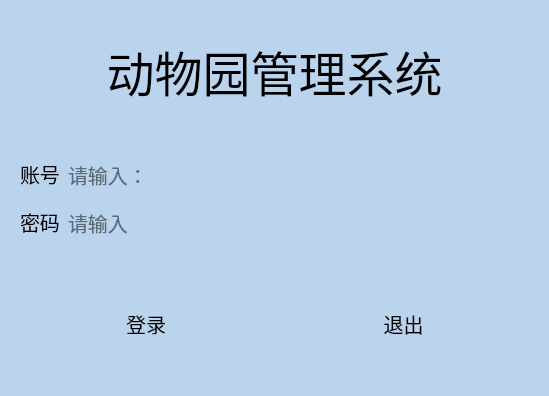
<?xml version="1.0" encoding="UTF-8"?>
<ui version="4.0">
 <class>centerWidget</class>
 <widget class="QWidget" name="centerWidget">
  <property name="geometry">
   <rect>
    <x>0</x>
    <y>0</y>
    <width>549</width>
    <height>396</height>
   </rect>
  </property>
  <property name="windowTitle">
   <string>loading_pages</string>
  </property>
  <property name="windowIcon">
   <iconset resource="resourse.qrc">
    <normaloff>:/new/prefix1/wall/22.jpg</normaloff>:/new/prefix1/wall/22.jpg</iconset>
  </property>
  <property name="styleSheet">
   <string notr="true">border: none;
border-radius: 5px;
background: rgb(187, 212, 238);</string>
  </property>
  <layout class="QVBoxLayout" name="verticalLayout_2">
   <item>
    <layout class="QVBoxLayout" name="verticalLayout">
     <item>
      <widget class="QLabel" name="label_3">
       <property name="font">
        <font>
         <family>江西拙楷</family>
         <pointsize>36</pointsize>
        </font>
       </property>
       <property name="text">
        <string>动物园管理系统</string>
       </property>
       <property name="alignment">
        <set>Qt::AlignCenter</set>
       </property>
       <property name="buddy">
        <cstring>label_3</cstring>
       </property>
      </widget>
     </item>
     <item>
      <widget class="QWidget" name="customWidget" native="true">
       <layout class="QGridLayout" name="gridLayout">
        <item row="1" column="0">
         <widget class="QLabel" name="label">
          <property name="font">
           <font>
            <pointsize>15</pointsize>
           </font>
          </property>
          <property name="text">
           <string>密码</string>
          </property>
          <property name="buddy">
           <cstring>pwdinput</cstring>
          </property>
         </widget>
        </item>
        <item row="0" column="0">
         <widget class="QLabel" name="label_2">
          <property name="font">
           <font>
            <pointsize>15</pointsize>
           </font>
          </property>
          <property name="text">
           <string>账号</string>
          </property>
          <property name="buddy">
           <cstring>naminput</cstring>
          </property>
         </widget>
        </item>
        <item row="1" column="1">
         <widget class="QLineEdit" name="pwdinput">
          <property name="font">
           <font>
            <pointsize>15</pointsize>
           </font>
          </property>
          <property name="maxLength">
           <number>114</number>
          </property>
          <property name="echoMode">
           <enum>QLineEdit::Password</enum>
          </property>
          <property name="placeholderText">
           <string>请输入</string>
          </property>
         </widget>
        </item>
        <item row="0" column="1">
         <widget class="QLineEdit" name="naminput">
          <property name="font">
           <font>
            <pointsize>15</pointsize>
           </font>
          </property>
          <property name="maxLength">
           <number>114</number>
          </property>
          <property name="placeholderText">
           <string>请输入：</string>
          </property>
         </widget>
        </item>
       </layout>
      </widget>
     </item>
     <item>
      <widget class="QWidget" name="widgecustomWidgett_2" native="true">
       <layout class="QHBoxLayout" name="horizontalLayout">
        <item>
         <widget class="QPushButton" name="loadings">
          <property name="minimumSize">
           <size>
            <width>0</width>
            <height>70</height>
           </size>
          </property>
          <property name="font">
           <font>
            <pointsize>15</pointsize>
           </font>
          </property>
          <property name="text">
           <string>登录</string>
          </property>
         </widget>
        </item>
        <item>
         <widget class="QPushButton" name="pushButton">
          <property name="sizePolicy">
           <sizepolicy hsizetype="Minimum" vsizetype="Fixed">
            <horstretch>0</horstretch>
            <verstretch>90</verstretch>
           </sizepolicy>
          </property>
          <property name="minimumSize">
           <size>
            <width>0</width>
            <height>70</height>
           </size>
          </property>
          <property name="font">
           <font>
            <pointsize>15</pointsize>
           </font>
          </property>
          <property name="text">
           <string>退出</string>
          </property>
         </widget>
        </item>
       </layout>
      </widget>
     </item>
    </layout>
   </item>
  </layout>
 </widget>
 <resources>
  <include location="resourse.qrc"/>
 </resources>
 <connections/>
</ui>
